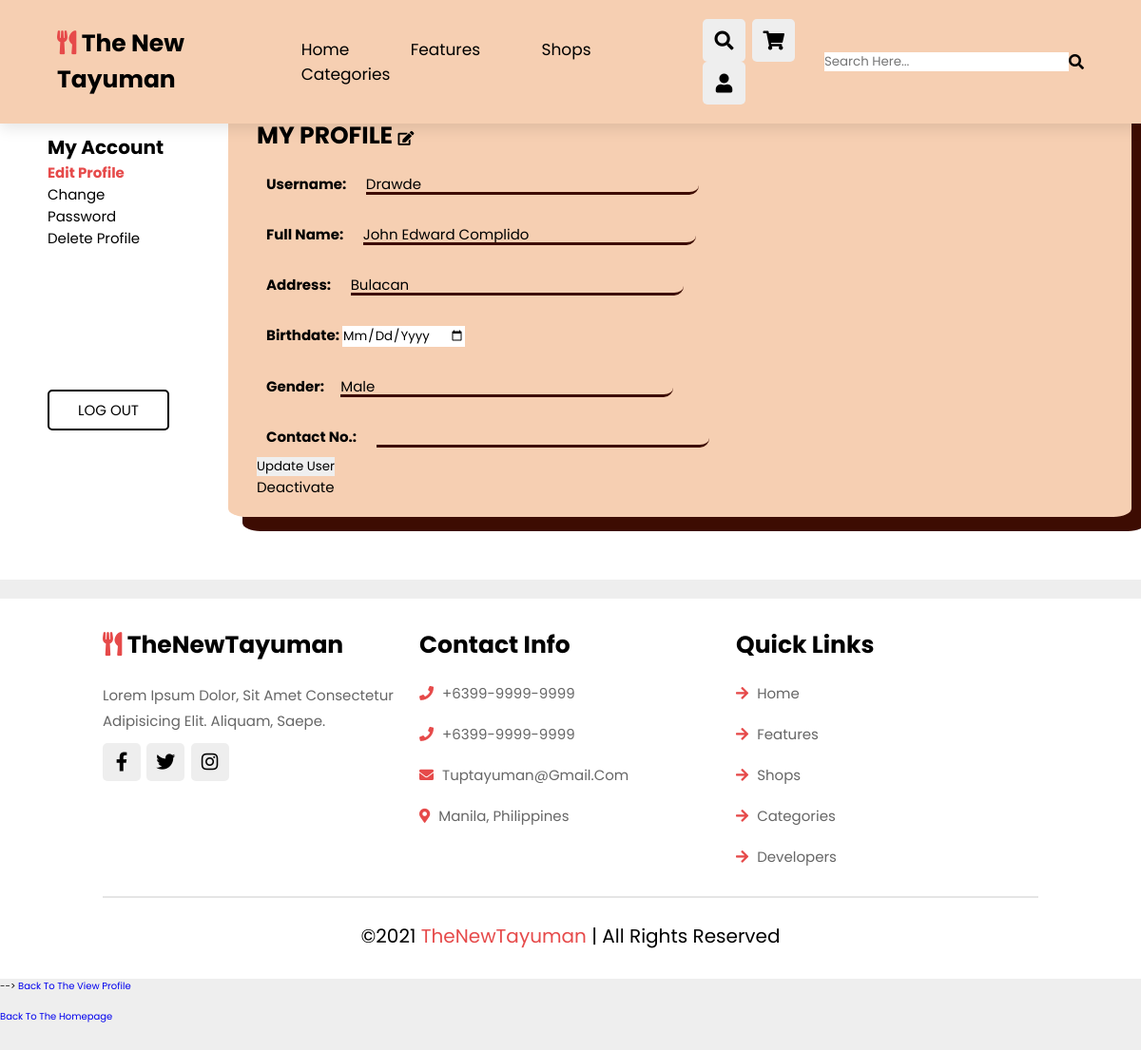
Page /index.php/users/editUser on the committed database.
### tables this page shows
CREATE TABLE `users` (
  `user_id` int(11) NOT NULL,
  `user_type` bit(1) NOT NULL,
  `user_name` varchar(100) NOT NULL,
  `user_email` varchar(200) NOT NULL,
  `user_address` varchar(200) NOT NULL,
  `user_contact.no` varchar(50) NOT NULL,
  `user_birthday` date NOT NULL,
  `user_gender` enum('male','female','other') NOT NULL,
  `user_age` int(3) NOT NULL,
  `user_profpic_URL` varchar(255) NOT NULL,
  `user_acc_createddate` int(11) NOT NULL,
  `user_username` varchar(15) NOT NULL,
  `user_password` varchar(255) NOT NULL,
  `user_previouslog` date NOT NULL,
  `user_acc_status` enum('Active','Inactive') NOT NULL
);

### application/controllers/Users.php (called while the page is built, shortened)
<?php
class Users extends CI_Controller {
	public function editUser(){
		$this-> load -> model ('user_model');
		$user = $this -> user_model ->getUsers($_SESSION['user_id']);
		$output['user'] = $user[0];
		$this->load->view('users/edituser', $output);
	}
}

### index.php (called while the page is built, shortened)
<?php
require_once BASEPATH.'core/CodeIgniter.php';

### application/models/user_model.php (called while the page is built, shortened)
<?php
class user_model extends CI_Model {
    private $table = "users";
    public function getUsers($user_id = null, $user_acc_status = null){
        $query = $this -> db -> get($this -> table);
        return $query -> result_array();
    }
}

### application/views/users/editUser.php (the view, shortened to what this page needs)
<form method="POST" action="/Team-2/users/updateUser/">
 <!DOCTYPE html>
<html lang="en">
<head>
    <?php include 'assets/head.php'; ?>
</head>
<body>
    <?php include 'assets/header2.php'; ?>
    <div class="profile">
            <h5>My Account</h5>
            <a class="active" href="/Team-2/users/edituser">Edit Profile</a> <br>
            <a href="/Team-2/users/changepass">Change<br>Password</a><br>
            <a href="delprofile.php">Delete Profile</a> <br>
            <a class="lobtn" href= '<?php echo base_url()."/logout"?>'>LOG OUT</a>
        <div class="profilebox">
            <h3>My Profile <a href="settings.php"><i class="fas fa-edit"></a></i></h3>
            <h4>Username: <input type="text" name="user_username" value ="<?php echo $user['user_username']?>"required > </h4>
            <h4>Full Name:  <input type="text" name="user_name" value ="<?php echo $user['user_name']?>"required ></h4>
            <h4>Address:  <input type="text" name="user_address" value ="<?php echo $user['user_address']?>" required ></h4>
            <h4>Birthdate:  <input type="date" name="user_birthday" value ="<?php echo $user['user_birthday']?>" required ></h4>
            <h4>Gender:<input type="text" name="user_gender" value ="<?php echo $user['user_gender']?>" required></h4>
            <h4>Contact No.: <input type="text" name="user_contact_no" value ="<?php echo $user['user_contact_no']?>" required></h4>
            <p> <input type="submit" value="Update User" onclick="alert('Are you sure you want to update your profile?')"> </p>
            <?php
                    if($user['user_acc_status'] == "Active") {
            ?>            <a href ="/Team-2/index.php/users/updateStatus/<?php echo $user['user_id'];?>/Inactive" onclick="alert('Are you sure you want to Deactivate your profile?')">Deactivate</a>
            <?php   }
                    else {
            ?>            <a href ="/Team-2/index.php/users/updateStatus/<?php echo $user['user_id'];?>/Active" onclick="alert('Are you sure you want to Activate your profile?')">Activate</a>
            <?php } ?>
        </div>
    </div>
<!-- <?php include 'assets/footer.php'; ?>
<script src="https://unpkg.com/swiper@7/swiper-bundle.min.js"></script> -->
</body>
</html>
</form>
    <a href="/Team-2/users/viewuser">Back to the View Profile</a> </br>  </br>
    <a href="/Team-2/Homepage">Back to the Homepage</a>

### assets/style.css (style rules this page uses)
:root { --orange:#E64A4A; --black:black; --light-color:#666; --box-shadow:0 .5rem 1.5rem rgba(0,0,0,.1); --border:.2rem solid rgba(0,0,0,.1); --outline:.1rem solid rgba(0,0,0,.1); --outline-hover:.2rem solid var(--black); }
* { font-family: 'Poppins', sans-serif; margin:0; padding:0; box-sizing: border-box; outline: none; border:none; text-decoration: none; text-transform: capitalize; transition: all .2s linear; }
html { font-size: 62.5%; overflow-x: hidden; scroll-behavior: smooth; scroll-padding-top: 7rem; }
body { background:#eee; }
.lobtn { margin-top: 1rem; display: inline-block; padding:.8rem 3rem; font-size: 1.7rem; border-radius: .5rem; border:.2rem solid var(--black); color:var(--black); cursor: pointer; background: none; }
.profile { margin-top: 5%; height:55rem; padding:5rem; background: #fff; text-align: left; margin-bottom: 20px; }
.profile a { font-size: 1.5rem; color: var(--black); }
.profile a.active, .profile a:hover { font-weight: bold; color: #E64A4A; border-radius: 2px; }
.profile .lobtn { position: absolute; top: 400px; left: 5rem; }
.profilebox { margin-top: 7%; width: 950px; height: 450px; background: #f6cfb2; color: #3D0C02; top: 10px; left: 20%; position: absolute; box-sizing: border-box; padding: 30px; border-radius: 2%; box-shadow: 15px 15px; }
.profile .profilebox h3 { font-size: 2.5rem; text-transform: uppercase; color: var(--black); }
.profile .profilebox h4 { font-size: 1.5rem; color: var(--black); text-align: left; padding: 10px; margin-top: 10px; }
.profile h5 { font-size: 2rem; color: var(--black); text-align: left; margin-top: 30px; }
.profilebox input[type="text"] { border-bottom: 3px solid #3D0C02; border-bottom-right-radius: 10px; outline: none; height: 20px; width: 35rem; background: #f6cfb2; color: black; font-size: 1.5rem; margin-left: 2%; }

### rows in the picture
users: user_username "Drawde", user_name "John Edward Complido", user_address "bulacan", user_gender "male"
